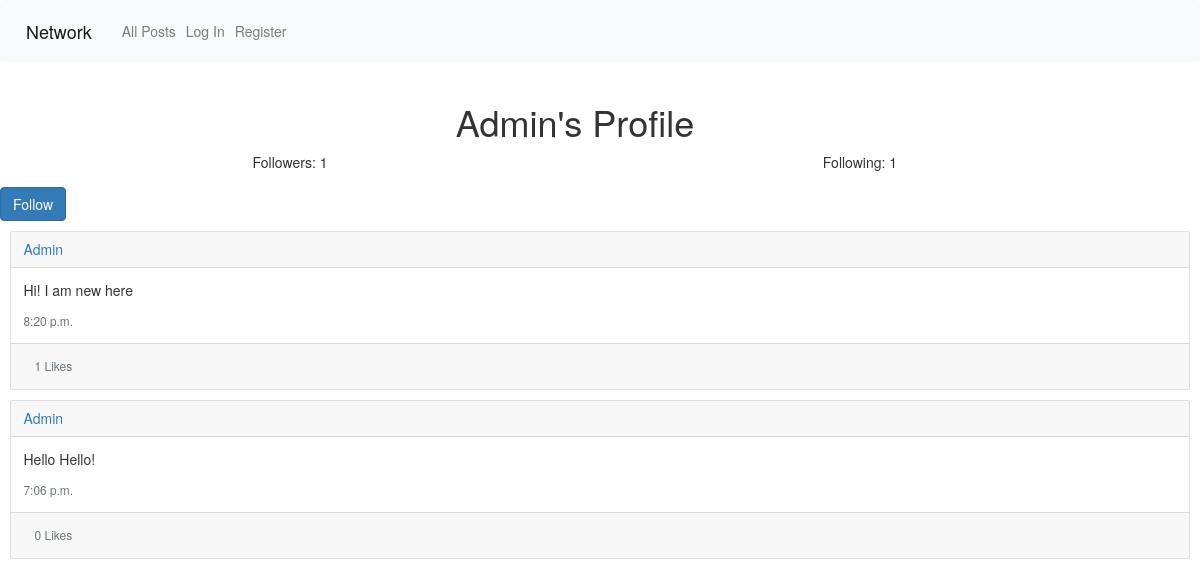
The page /profile/Admin on the database as committed earlier.
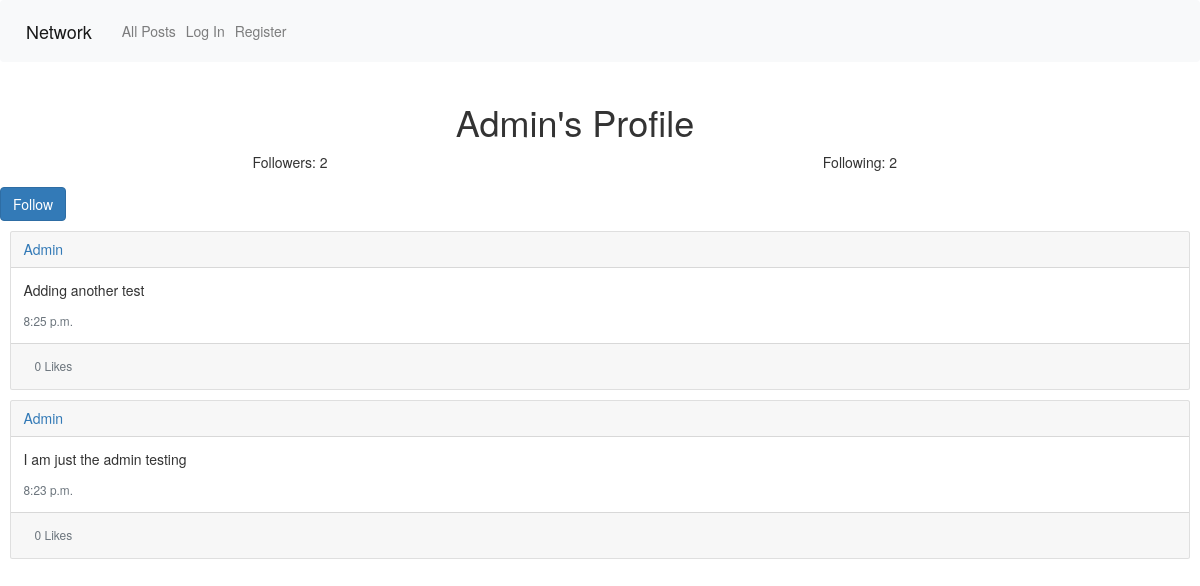
The same page on the database as committed later.
### network/models.py (models this page shows, shortened)
class User(AbstractUser):
    pass

class Post(models.Model):
    user = models.ForeignKey(User, on_delete=models.CASCADE, related_name='user_post', null=True)
    content = models.CharField(max_length=64)
    timestamp = models.TimeField(auto_now=True)
    like = models.IntegerField(default=0)

### network/views.py (the view)
# urls.py: path("profile/<str:username>", views.profile, name="profile"),
def profile(request, username):
    user = User.objects.get(username = username)
    posts = Post.objects.filter(user = user).order_by("-timestamp")
    following = Following.objects.filter(user=user)
    followers = Following.objects.filter(following=user)
    try:
        is_following = Following.objects.filter(user=request.user, following=user).exists()
    except TypeError:
        is_following = False
    if not following:
        followingcount = 0
    else:
        followingcount = following.count()
    if not followers:
        followercount = 0
    else:
        followercount = followers.count()
    paginator = Paginator(posts, 2)
    page_number = request.GET.get('page')
    page_obj = paginator.get_page(page_number)
    return render(request, 'network/profile.html', {"following": is_following, "followingcount": followingcount, "followerscount": followercount, "profile": user, "posts": page_obj, })

### network/templates/network/profile.html (shortened to what this page needs)
{% extends 'network/layout.html'%} {% load static %}
  {% block title %} {{user}} Profile {% endblock %} {% block body %}
  <div class="m-2 form-group container text-center" id="profile-box">
    <div class="row align-items-start">
      <div class="col">
        <h1 class="profile-heading">{{profile}}'s Profile</h1>
      </div>
    </div>
    <div class="row">
      <div class="col">
        <p>Followers: <span>{{followerscount}}</span></p>
      </div>
      <div class="col">
        <p>Following: <span>{{followingcount}}</span></p>
      </div>
    </div>
  </div>
  {% if profile != user %} {% if following == False %}
  <form action="{% url 'togglefollow' profile.username %}" method="post">
    <button class="btn btn-primary" id="follow-button">Follow</button>
  </form>
  {% else %}
  <form action="{% url 'togglefollow' profile %}" method="post">
    <input hidden value="unfollow" name="follow" />
    <button class="btn btn-primary" id="unfollow-button">Unfollow</button>
  </form>
  {% endif %} {% endif %}
</div>
{% if posts %} {% for post in posts %}
<div class="card m-3">
  <div class="card-header">
    <a href="{% url 'profile' post.user %}">{{ post.user }}</a>
  </div>
  <div class="card-body">
    <p class="card-text content-text" data-postid="{{ post.id }}">
      {{ post.content }}
    </p>
    <p class="card-text">
      <small class="text-muted">{{ post.timestamp }}</small>
    </p>
  </div>
  <div class="card-footer">
    <div class="d-flex justify-content-between align-items-center">
      <div
        type="button"
        id="likes-count"
        class="btn btn-sm btn-outline-secondary"
        data-postid="{{ post.id }}"
      >
        {{ post.like }} Likes
      </div>
    </div>
  </div>
</div>
{% endfor %} {% else %}
<div>This user has not made any post</div>
{% endif %} {% endblock %} {% block script %}
<link
  rel="stylesheet"
  href="https://maxcdn.bootstrapcdn.com/bootstrap/3.3.7/css/bootstrap.min.css"
/>
{% endblock %}

### network/templates/network/layout.html (shortened to what this page needs)
{% load static %}
<!DOCTYPE html>
<html lang="en">
  <head>
    <link
      rel="stylesheet"
      href="https://stackpath.bootstrapcdn.com/bootstrap/4.4.1/css/bootstrap.min.css"
    />
    <link href="{% static 'network/styles.css' %}" rel="stylesheet" />
    {% block script %} {% endblock %}
  </head>
  <body>
    <nav class="navbar navbar-expand-lg navbar-light bg-light">
      <a class="navbar-brand" href="#">Network</a>
      <div>
        <ul class="navbar-nav mr-auto">
          <li class="nav-item">
            <a class="nav-link" id="all-post" href="{% url 'index' %}"
              >All Posts</a
            >
          </li>
          {% if user.is_authenticated %}
          <li class="nav-item">
            <a class="nav-link" id="following" href="{% url 'following' %}"
              >Following</a
            >
          </li>
          <li class="nav-item">
            <a class="nav-link" href="{% url 'logout' %}">Log Out</a>
          </li>
          {% else %}
          <li class="nav-item">
            <a class="nav-link" href="{% url 'login' %}">Log In</a>
          </li>
          <li class="nav-item">
            <a class="nav-link" href="{% url 'register' %}">Register</a>
          </li>
          {% endif %}
        </ul>
      </div>
    </nav>
    <div class="body">{% block body %} {% endblock %}</div>
  </body>
</html>

Rows that differ between the two databases and show on the page:
no longer on this page (row edited): Post: user "Admin", content "Hi! I am new here", timestamp "8:20 p.m.", like "1"
no longer on this page (row edited): Post: user "Admin", content "Hello Hello!", timestamp "7:06 p.m.", like "0"
added Post: user "Admin", content "Adding another test", timestamp "8:25 p.m.", like "0"
added Post: user "Admin", content "I am just the admin testing", timestamp "8:23 p.m.", like "0"
Other text that changed with them:
{{ followerscount }}: "1" → "2"
{{ followingcount }}: "1" → "2"
